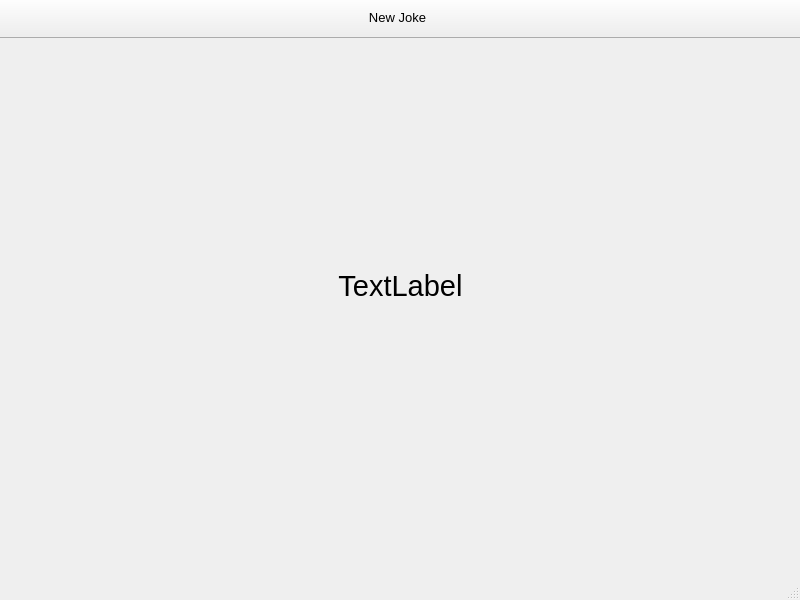
<?xml version="1.0" encoding="UTF-8"?>
<ui version="4.0">
 <class>MainWindow</class>
 <widget class="QMainWindow" name="MainWindow">
  <property name="geometry">
   <rect>
    <x>0</x>
    <y>0</y>
    <width>800</width>
    <height>600</height>
   </rect>
  </property>
  <property name="windowTitle">
   <string>JokeGenerator</string>
  </property>
  <widget class="QWidget" name="centralwidget">
   <widget class="QLabel" name="label">
    <property name="geometry">
     <rect>
      <x>10</x>
      <y>0</y>
      <width>781</width>
      <height>571</height>
     </rect>
    </property>
    <property name="font">
     <font>
      <pointsize>22</pointsize>
     </font>
    </property>
    <property name="text">
     <string>TextLabel</string>
    </property>
    <property name="scaledContents">
     <bool>true</bool>
    </property>
    <property name="alignment">
     <set>Qt::AlignCenter</set>
    </property>
    <property name="wordWrap">
     <bool>true</bool>
    </property>
   </widget>
   <widget class="QPushButton" name="pushButton">
    <property name="geometry">
     <rect>
      <x>-8</x>
      <y>-3</y>
      <width>811</width>
      <height>41</height>
     </rect>
    </property>
    <property name="font">
     <font>
      <pointsize>10</pointsize>
     </font>
    </property>
    <property name="text">
     <string>New Joke</string>
    </property>
   </widget>
  </widget>
  <widget class="QMenuBar" name="menubar">
   <property name="geometry">
    <rect>
     <x>0</x>
     <y>0</y>
     <width>800</width>
     <height>26</height>
    </rect>
   </property>
  </widget>
  <widget class="QStatusBar" name="statusbar"/>
 </widget>
 <resources/>
 <connections/>
</ui>
